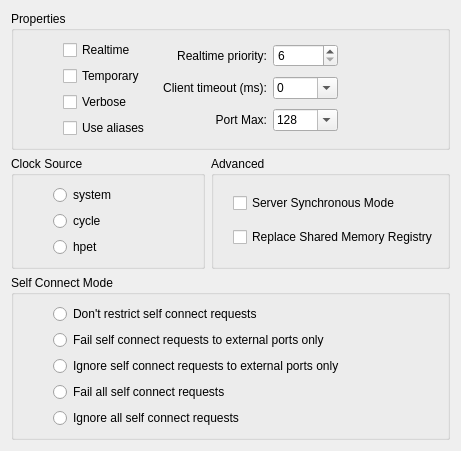
     <widget class="QWidget" name="engine">
      <attribute name="title">
       <string>Engine</string>
      </attribute>
      <layout class="QGridLayout" name="gridLayout_4">
       <item row="0" column="0" colspan="2">
        <widget class="QGroupBox" name="group_server_properties">
         <property name="title">
          <string>Properties</string>
         </property>
         <layout class="QHBoxLayout" name="horizontalLayout_5">
          <item>
           <spacer name="horizontalSpacer_11">
            <property name="orientation">
             <enum>Qt::Horizontal</enum>
            </property>
            <property name="sizeType">
             <enum>QSizePolicy::Fixed</enum>
            </property>
            <property name="sizeHint" stdset="0">
             <size>
              <width>40</width>
              <height>20</height>
             </size>
            </property>
           </spacer>
          </item>
          <item>
           <layout class="QVBoxLayout" name="verticalLayout_2">
            <item>
             <widget class="QCheckBox" name="obj_server_realtime">
              <property name="toolTip">
               <string>Whether to use realtime scheduling</string>
              </property>
              <property name="text">
               <string>Realtime</string>
              </property>
             </widget>
            </item>
            <item>
             <widget class="QCheckBox" name="obj_server_temporary">
              <property name="toolTip">
               <string>Exit once all clients have closed their connections</string>
              </property>
              <property name="text">
               <string>Temporary</string>
              </property>
             </widget>
            </item>
            <item>
             <widget class="QCheckBox" name="obj_server_verbose">
              <property name="toolTip">
               <string>Verbose mode</string>
              </property>
              <property name="text">
               <string>Verbose</string>
              </property>
             </widget>
            </item>
            <item>
             <widget class="QCheckBox" name="obj_server_alias">
              <property name="toolTip">
               <string>Use system port aliases instead of system:playback_*</string>
              </property>
              <property name="text">
               <string>Use aliases</string>
              </property>
             </widget>
            </item>
           </layout>
          </item>
          <item>
           <layout class="QGridLayout" name="gridLayout_11">
            <item row="0" column="0">
             <widget class="QLabel" name="label_23">
              <property name="toolTip">
               <string>Scheduler priority when running in realtime mode</string>
              </property>
              <property name="text">
               <string>Realtime priority:</string>
              </property>
              <property name="alignment">
               <set>Qt::AlignRight|Qt::AlignTrailing|Qt::AlignVCenter</set>
              </property>
             </widget>
            </item>
            <item row="0" column="1">
             <widget class="QSpinBox" name="obj_server_realtime_priority">
              <property name="toolTip">
               <string>Scheduler priority when running in realtime mode</string>
              </property>
              <property name="minimum">
               <number>6</number>
              </property>
             </widget>
            </item>
            <item row="1" column="0">
             <widget class="QLabel" name="label_25">
              <property name="toolTip">
               <string>Client timeout limit in milliseconds</string>
              </property>
              <property name="text">
               <string>Client timeout (ms):</string>
              </property>
              <property name="alignment">
               <set>Qt::AlignRight|Qt::AlignTrailing|Qt::AlignVCenter</set>
              </property>
             </widget>
            </item>
            <item row="1" column="1">
             <widget class="QComboBox" name="obj_server_client_timeout">
              <property name="toolTip">
               <string>Client timeout limit in milliseconds</string>
              </property>
              <property name="editable">
               <bool>true</bool>
              </property>
              <item>
               <property name="text">
                <string>0</string>
               </property>
              </item>
              <item>
               <property name="text">
                <string>200</string>
               </property>
              </item>
              <item>
               <property name="text">
                <string>500</string>
               </property>
              </item>
              <item>
               <property name="text">
                <string>1000</string>
               </property>
              </item>
              <item>
               <property name="text">
                <string>2000</string>
               </property>
              </item>
              <item>
               <property name="text">
                <string>5000</string>
               </property>
              </item>
              <item>
               <property name="text">
                <string>10000</string>
               </property>
              </item>
             </widget>
            </item>
            <item row="2" column="0">
             <widget class="QLabel" name="obj_server_port_max_label">
              <property name="toolTip">
               <string>Maximum number of ports</string>
              </property>
              <property name="text">
               <string>Port Max:</string>
              </property>
              <property name="alignment">
               <set>Qt::AlignRight|Qt::AlignTrailing|Qt::AlignVCenter</set>
              </property>
             </widget>
            </item>
            <item row="2" column="1">
             <widget class="QComboBox" name="obj_server_port_max">
              <property name="toolTip">
               <string>Maximum number of ports</string>
              </property>
              <property name="editable">
               <bool>true</bool>
              </property>
              <item>
               <property name="text">
                <string>128</string>
               </property>
              </item>
              <item>
               <property name="text">
                <string>256</string>
               </property>
              </item>
              <item>
               <property name="text">
                <string>512</string>
               </property>
              </item>
              <item>
               <property name="text">
                <string>1024</string>
               </property>
              </item>
              <item>
               <property name="text">
                <string>2048</string>
               </property>
              </item>
             </widget>
            </item>
           </layout>
          </item>
          <item>
           <spacer name="horizontalSpacer_12">
            <property name="orientation">
             <enum>Qt::Horizontal</enum>
            </property>
            <property name="sizeType">
             <enum>QSizePolicy::Fixed</enum>
            </property>
            <property name="sizeHint" stdset="0">
             <size>
              <width>100</width>
              <height>20</height>
             </size>
            </property>
           </spacer>
          </item>
         </layout>
        </widget>
       </item>
       <item row="1" column="1">
        <widget class="QGroupBox" name="group_server_advanced">
         <property name="title">
          <string>Advanced</string>
         </property>
         <layout class="QGridLayout" name="gridLayout_14">
          <item row="0" column="1">
           <widget class="QCheckBox" name="obj_server_sync">
            <property name="text">
             <string>Server Synchronous Mode</string>
            </property>
           </widget>
          </item>
          <item row="1" column="1">
           <widget class="QCheckBox" name="obj_server_replace_registry">
            <property name="text">
             <string>Replace Shared Memory Registry</string>
            </property>
           </widget>
          </item>
          <item row="0" column="0">
           <spacer name="horizontalSpacer_9">
            <property name="orientation">
             <enum>Qt::Horizontal</enum>
            </property>
            <property name="sizeType">
             <enum>QSizePolicy::Fixed</enum>
            </property>
            <property name="sizeHint" stdset="0">
             <size>
              <width>10</width>
              <height>20</height>
             </size>
            </property>
           </spacer>
          </item>
         </layout>
        </widget>
       </item>
       <item row="2" column="0" colspan="2">
        <widget class="QGroupBox" name="obj_server_self_connect_mode">
         <property name="title">
          <string>Self Connect Mode</string>
         </property>
         <layout class="QGridLayout" name="gridLayout_12">
          <item row="0" column="1">
           <widget class="QRadioButton" name="obj_server_self_connect_mode_0">
            <property name="text">
             <string>Don't restrict self connect requests</string>
            </property>
           </widget>
          </item>
          <item row="1" column="1">
           <widget class="QRadioButton" name="obj_server_self_connect_mode_1">
            <property name="text">
             <string>Fail self connect requests to external ports only</string>
            </property>
           </widget>
          </item>
          <item row="2" column="1">
           <widget class="QRadioButton" name="obj_server_self_connect_mode_2">
            <property name="text">
             <string>Ignore self connect requests to external ports only</string>
            </property>
           </widget>
          </item>
          <item row="3" column="1">
           <widget class="QRadioButton" name="obj_server_self_connect_mode_3">
            <property name="text">
             <string>Fail all self connect requests</string>
            </property>
           </widget>
          </item>
          <item row="4" column="1">
           <widget class="QRadioButton" name="obj_server_self_connect_mode_4">
            <property name="text">
             <string>Ignore all self connect requests</string>
            </property>
           </widget>
          </item>
          <item row="0" column="0">
           <spacer name="horizontalSpacer_5">
            <property name="orientation">
             <enum>Qt::Horizontal</enum>
            </property>
            <property name="sizeType">
             <enum>QSizePolicy::Fixed</enum>
            </property>
            <property name="sizeHint" stdset="0">
             <size>
              <width>30</width>
              <height>20</height>
             </size>
            </property>
           </spacer>
          </item>
         </layout>
        </widget>
       </item>
       <item row="1" column="0">
        <widget class="QGroupBox" name="obj_server_clock_source">
         <property name="title">
          <string>Clock Source</string>
         </property>
         <layout class="QGridLayout" name="gridLayout_13">
          <item row="3" column="1">
           <widget class="QRadioButton" name="obj_server_clock_source_hpet">
            <property name="text">
             <string>hpet</string>
            </property>
           </widget>
          </item>
          <item row="1" column="1">
           <widget class="QRadioButton" name="obj_server_clock_source_system">
            <property name="text">
             <string>system</string>
            </property>
           </widget>
          </item>
          <item row="2" column="1">
           <widget class="QRadioButton" name="obj_server_clock_source_cycle">
            <property name="text">
             <string>cycle</string>
            </property>
           </widget>
          </item>
          <item row="1" column="0">
           <spacer name="horizontalSpacer_8">
            <property name="orientation">
             <enum>Qt::Horizontal</enum>
            </property>
            <property name="sizeType">
             <enum>QSizePolicy::Fixed</enum>
            </property>
            <property name="sizeHint" stdset="0">
             <size>
              <width>30</width>
              <height>20</height>
             </size>
            </property>
           </spacer>
          </item>
         </layout>
        </widget>
       </item>
      </layout>
     </widget>
